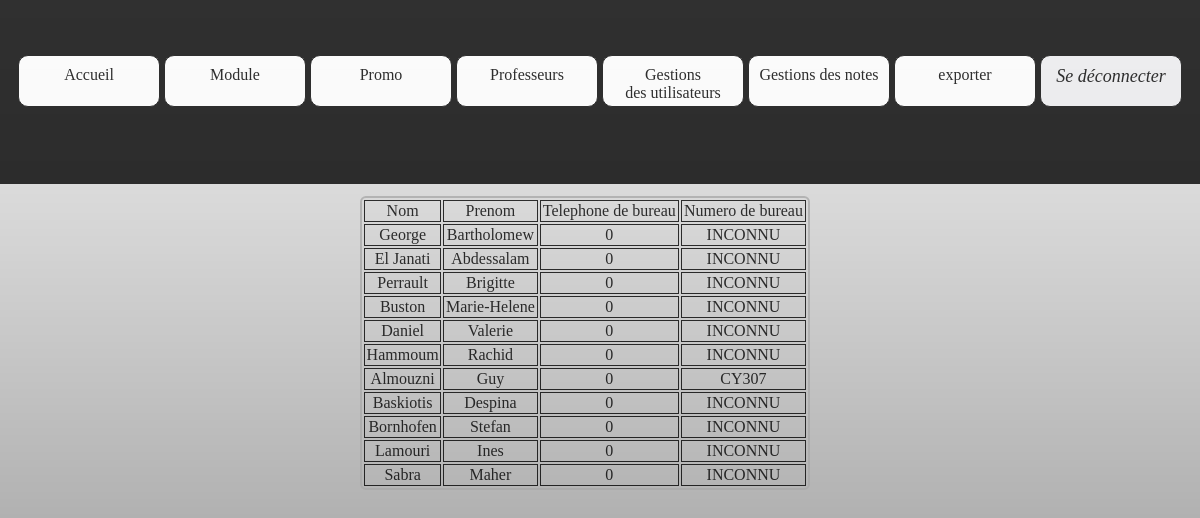
Page /index.php?page=professeur (signed in) on the committed database.
### tables this page shows
CREATE TABLE IF NOT EXISTS `prof` (
  `idProf` int(2) NOT NULL AUTO_INCREMENT,
  `numBureau` varchar(10) NOT NULL DEFAULT 'INCONNU',
  `telBureau` int(10) NOT NULL DEFAULT '0',
  `idUtil` int(2) NOT NULL,
  PRIMARY KEY (`idProf`)
);

CREATE TABLE IF NOT EXISTS `utilisateur` (
  `idUtil` int(5) NOT NULL AUTO_INCREMENT,
  `login` varchar(30) NOT NULL,
  `pass` varchar(32) NOT NULL,
  `nom` varchar(30) NOT NULL,
  `prenom` varchar(30) NOT NULL,
  `idRole` int(2) NOT NULL,
  PRIMARY KEY (`idUtil`)
);

### fonctions/fonctions.php (called while the page is built, shortened)
<?php
function execReq($req){
	$res = mysql_query($req);
	return $res;
}
?>

### display/prof.php (the view, shortened to what this page needs)
<?php
		$req='select * from utilisateur u,prof p where idRole="3" and p.idUtil=u.idUtil' ;
                $res=execReq($req);
                echo'<table>';
                echo'<tr><td>Nom</td><td>Prenom</td><td>Telephone de bureau</td><td>Numero de bureau</td></tr>';
		while($nom=mysql_fetch_assoc($res)){
                    echo'<tr><td>'.$nom['nom'].'</td><td>'. $nom['prenom'].'</td><td>'.$nom['telBureau'].'</td><td>'.$nom['numBureau'].'</td></tr>';
                }
                echo'</table>';
?>

### structure/debut.php (shortened to what this page needs)
<!DOCTYPE html PUBLIC "-//W3C//DTD XHTML 1.0 Strict//EN" "http://www.w3.org/TR/xhtml1/DTD/xhtml1-strict.dtd">
<html xmlns="http://www.w3.org/1999/xhtml" xml:lang="fr" >
<head>
    <link rel="stylesheet" media="screen" type="text/css" title="Design" href="css/design.css" />
</head>
<body>

### structure/menu.php (shortened to what this page needs)
<ul id="menu">
    <li onclick="JavaScript:document.location='index.php?page=accueil';">
        Accueil
    </li>
    <li class="eleve">
       Module
    </li>
    <li class="eleve" >
        Promo
    </li>
    <li class="eleve" onclick="JavaScript:document.location='index.php?page=professeur';">
        Professeurs
    </li>
    <li class="admin" >
        Gestions <br/> des utilisateurs
    </li>
    <li class="prof">
        Gestions des notes
    </li>
    <li class ="eleve" onclick="JavaScript:document.location='index.php?page=export'">
        exporter
    </li>
    <li  class="eleve" id="co" onclick="JavaScript:document.location='connect/logout.php';" >
            Se déconnecter
    </li>
</ul>

### index.php (shortened to what this page needs)
<?php
include'fonctions/fonctions.php';
include'structure/debut.php';
include'structure/menu.php';
?>
<div id="center">
<?php
        if (isset($_SESSION['idRole']))
        {
      $pageOK = array(
                'accueil' => 'structure/accueil.html',
                'ajout_prof_eleve' => 'add_delete/ajout_prof_eleve.php',
                'delete_prof_eleve' => 'add_delete/delete_prof_eleve.php',
                'ajout_DS' => 'add_delete/ajout_DS.php',
                'professeur' =>'display/prof.php',
                'promo1' =>'display/CPI1.php',
                'promo2' =>'display/CPI2.php',
                'examen' =>'add_delete/ajout_DS.php',
                'matiere' => 'display/matiere.php',
                'module' => 'display/module.php',
                'ajouter_note' =>'add_delete/ajout_note.php',
                'export' =>'export/choix_export.php',
                'associer_matiere_prof' => 'modifier/assoc_matiere_prof.php',
                'gestion_matière' => 'add_delete/gestion_matiere.php',
                'gestion_module' => 'add_delete/gestion_module.php'
				  );
        }
        else
        {
        $pageOK = array(
                'accueil' => 'structure/accueil.html',
               'logout' =>'connect/message_deconnexion.php',
                'test' => 'test.html'
				  );
        }
        if ( (isset($_GET['page'])) && (isset($pageOK[$_GET['page']])) ) {
    include($pageOK[$_GET['page']]);
  }
  else {
    include('structure/accueil.html');
  }
    ?>
</div>
<?php
include 'structure/fin.php';

### structure/fin.php
</body>
</html>

### css/design.css (style rules this page uses)
#menu { z-index:2; position:fixed; bottom:77%; right:20%; width:78%; height: 23%; min-height: 23%; min-width: 17%; margin:0%; background-color: activecaption; color: black; text-align:center; }
ul li { background-color: white; position: relative; top: 30%; width: 140px; height:40px; border-radius:10px; cursor:pointer; border: 1px solid black; display: inline-block; padding-top: 10px; vertical-align: middle; }
.eleve, .prof, .admin { text-align: center; display:none; }
#center { z-index:1; position:absolute; top: 23%; left:0px; min-height: 77%; min-width: 80%; width: 100%; }
table { border: 2px solid darkgray; border-radius: 6px; margin-top: 1%; margin-left: 30%; width: 450px; }
td { border: 1px solid black; text-align: center; }

### structure/debut.php (style rules this page uses)
body { background: transparent; background-image: url("image/test-2.jpg");background-repeat: no-repeat; background-attachment: fixed;background-size: 100%; opacity: 0.8; }

### structure/menu.php (style rules this page uses)
#co { font-style: italic; font-size:large; background-color: #eeeef1; }

### rows in the picture
prof: idUtil.nom "George", idUtil.prenom "Bartholomew", telBureau "0", numBureau "INCONNU"
prof: idUtil.nom "El Janati", idUtil.prenom "Abdessalam", telBureau "0", numBureau "INCONNU"
prof: idUtil.nom "Perrault", idUtil.prenom "Brigitte", telBureau "0", numBureau "INCONNU"
prof: idUtil.nom "Buston", idUtil.prenom "Marie-Helene", telBureau "0", numBureau "INCONNU"
prof: idUtil.nom "Daniel", idUtil.prenom "Valerie", telBureau "0", numBureau "INCONNU"
prof: idUtil.nom "Hammoum", idUtil.prenom "Rachid", telBureau "0", numBureau "INCONNU"
prof: idUtil.nom "Almouzni", idUtil.prenom "Guy", telBureau "0", numBureau "CY307"
prof: idUtil.nom "Baskiotis", idUtil.prenom "Despina", telBureau "0", numBureau "INCONNU"
prof: idUtil.nom "Bornhofen", idUtil.prenom "Stefan", telBureau "0", numBureau "INCONNU"
prof: idUtil.nom "Lamouri", idUtil.prenom "Ines", telBureau "0", numBureau "INCONNU"
prof: idUtil.nom "Sabra", idUtil.prenom "Maher", telBureau "0", numBureau "INCONNU"
